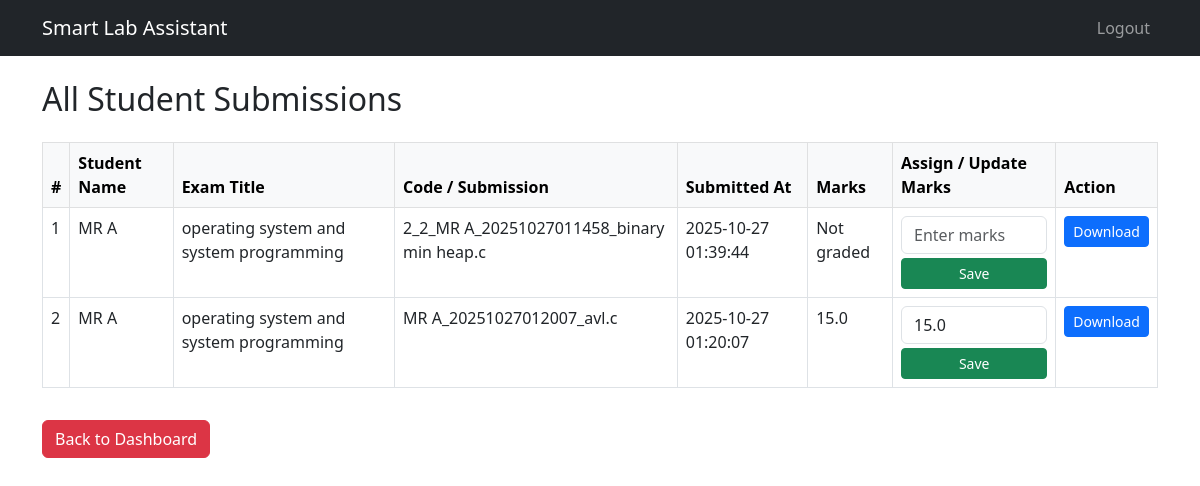
The page /teacher/submissions/2 (signed in) on the database its author committed.
### app.py (models this page shows, shortened)
class Submission(db.Model):
    id = db.Column(db.Integer, primary_key=True)
    exam_id = db.Column(db.Integer, db.ForeignKey('exam.id'))
    student_id = db.Column(db.Integer, db.ForeignKey('user.id'))
    file_name = db.Column(db.String(255))
    code = db.Column(db.Text)
    mark = db.Column(db.Float)
    submitted_at = db.Column(db.DateTime, default=datetime.utcnow)
    @property
    def student_name(self):
        if self.student and self.student.profile and self.student.profile.full_name:
            return self.student.profile.full_name
        return self.student.username if self.student else "Unknown"
    @property
    def exam_title(self):
        return self.exam.title if self.exam else "Unknown Exam"

class Profile(db.Model):
    id = db.Column(db.Integer, primary_key=True)
    full_name = db.Column(db.String(120))
    department = db.Column(db.String(100))
    roll = db.Column(db.String(100))
    user_id = db.Column(db.Integer, db.ForeignKey('user.id'), nullable=False)

class Exam(db.Model):
    id = db.Column(db.Integer, primary_key=True)
    title = db.Column(db.String(120), nullable=False)
    description = db.Column(db.Text)
    duration_minutes = db.Column(db.Integer, default=30)
    start_time = db.Column(db.DateTime, nullable=True)
    end_time = db.Column(db.DateTime, nullable=True)
    published = db.Column(db.Boolean, default=False)
    teacher_id = db.Column(db.Integer, db.ForeignKey('user.id'))
    submissions = db.relationship('Submission', backref='exam', lazy=True)

### app.py (the view)
@app.route('/teacher/submissions/<int:exam_id>')
@login_required
def teacher_submissions(exam_id):
    if current_user.role!='teacher':
        flash('Access denied!','danger')
        return redirect(url_for('index'))
    exam = Exam.query.get(exam_id)
    submissions = Submission.query.filter_by(exam_id=exam_id).all() if exam else []
    return render_template('teacher_submissions.html',exam=exam,submissions=submissions)

### app.py (called while the page is built)
@login_manager.user_loader
def load_user(user_id):
    return User.query.get(int(user_id))

### templates/teacher_submissions.html (shortened to what this page needs)
{% extends "base.html" %}
{% block content %}
<div class="container mt-4">
    <h2 class="mb-4">All Student Submissions</h2>
    {% if submissions %}
    <table class="table table-bordered table-hover">
        <thead class="table-light">
            <tr>
                <th>#</th>
                <th>Student Name</th>
                <th>Exam Title</th>
                <th>Code / Submission</th>
                <th>Submitted At</th>
                <th>Marks</th>
                <th>Assign / Update Marks</th>
                <th>Action</th>
            </tr>
        </thead>
        <tbody>
            {% for sub in submissions %}
            <tr>
                <td>{{ loop.index }}</td>
                <td>{{ sub.student_name }}</td>
                <td>{{ sub.exam_title }}</td>
                <td>
                    {% if sub.code %}
                        <pre style="max-height:150px; overflow:auto;">{{ sub.code }}</pre>
                    {% elif sub.file_name %}
                        {{ sub.file_name }}
                    {% else %}
                        No Submission
                    {% endif %}
                </td>
                <td>{{ sub.submitted_at.strftime("%Y-%m-%d %H:%M:%S") }}</td>
                <td>{{ sub.mark if sub.mark is not none else 'Not graded' }}</td>
                <td>
                    <form method="POST" action="{{ url_for('save_mark') }}" class="d-flex flex-column">
                        <input type="number" step="0.01" name="mark" class="form-control mb-1" placeholder="Enter marks" value="{{ sub.mark or '' }}" required>
                        <button type="submit" class="btn btn-sm btn-success">Save</button>
                    </form>
                </td>
                <td>
                    {% if sub.file_name %}
                        <a href="{{ url_for('download_submission', filename=sub.file_name) }}" class="btn btn-primary btn-sm">Download</a>
                    {% else %}
                        N/A
                    {% endif %}
                </td>
            </tr>
            {% endfor %}
        </tbody>
    </table>
    {% else %}
        <p class="text-center">No submissions yet.</p>
    {% endif %}
    <a href="{{ url_for('teacher_dashboard') }}" class="btn btn-danger mt-3">Back to Dashboard</a>
</div>
{% endblock %}

### rows shown on the page
Submission: student_name "MR A", exam_title "operating system and system programming", file_name "2_2_MR A_20251027011458_binary min heap.c", submitted_at "2025-10-27 01:39:44", mark "Not graded"
Submission: student_name "MR A", exam_title "operating system and system programming", file_name "MR A_20251027012007_avl.c", submitted_at "2025-10-27 01:20:07", mark "15.0"
